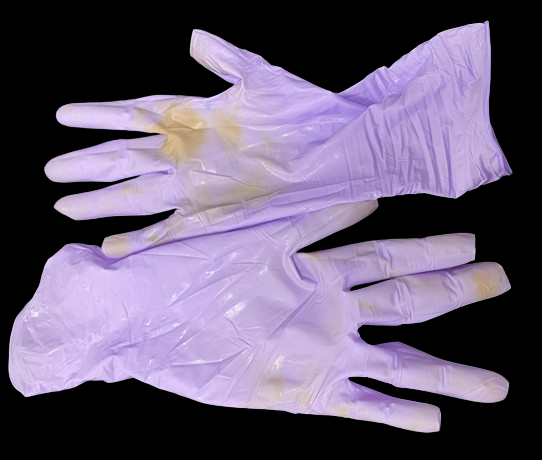
#> input picture discolouration_black.png, 542 x 460 px
$ python discolouration_HLS.py
#> lines starting #> are read from the running program, lines starting #| are printed output that depends on the picture; after the words box and inside, x2 and y2 are one past the last pixel; in counts of white or black regions, pixels touching at a corner belong together
import cv2
import numpy as np

# Load the image
image = cv2.imread('discolouration_black.png')
#> image is the input picture: shape (460, 542, 3); mean B, G, R 114.6, 90.7, 102.7

fullHLS = cv2.cvtColor(image, cv2.COLOR_BGR2HLS_FULL)
#> fullHLS: shape (460, 542, 3); mean of channels 0, 1, 2 102.7, 102.9, 55.1
H, L, S = cv2.split(fullHLS)
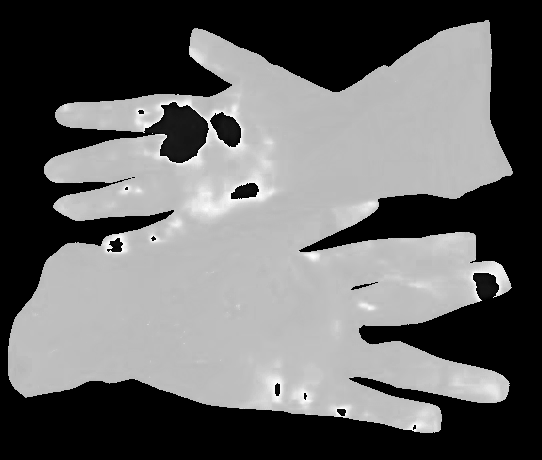
#> H: shape (460, 542); min 0, max 253, mean 102.7
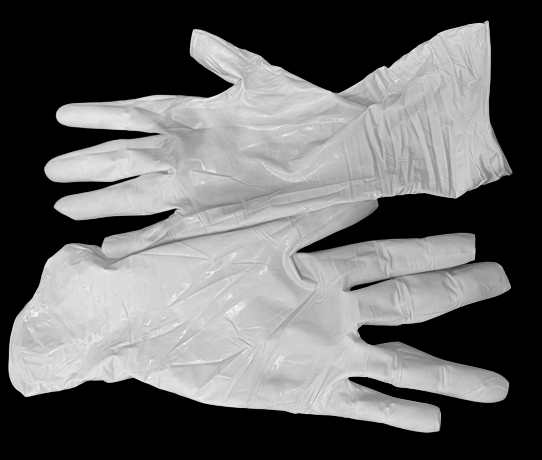
#> L: shape (460, 542); min 0, max 250, mean 102.9
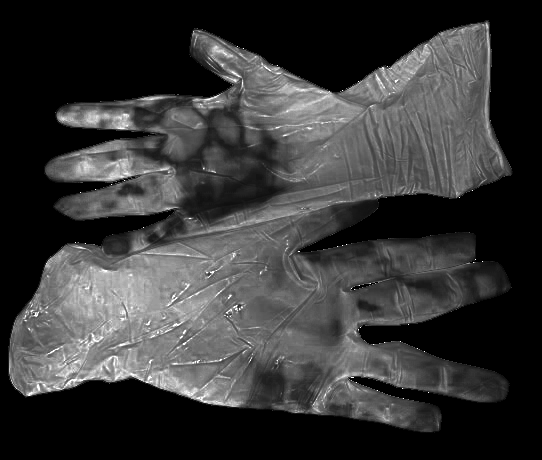
#> S: shape (460, 542); min 0, max 255, mean 55.1

lower_saturation = 240
upper_saturation = 250
saturation_mask = cv2.inRange(H, lower_saturation, upper_saturation)
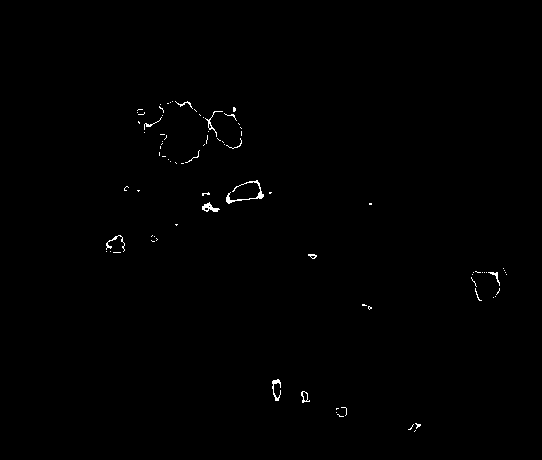
#> saturation_mask: shape (460, 542); 0.4% white in thin lines or dots, all inside (x1, y1, x2, y2) = (106, 101, 507, 432)

# Apply morphological operations to enhance areas of low saturation
kernel = np.ones((3, 3), np.uint8)
eroded = cv2.erode(image, kernel)
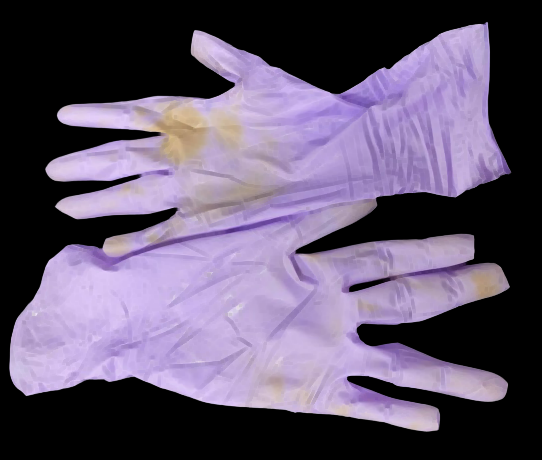
#> eroded: shape (460, 542, 3); mean B, G, R 107.7, 84.5, 96.2

# Find Contours
contours, hierarchy = cv2.findContours(saturation_mask.copy(), cv2.RETR_CCOMP, cv2.CHAIN_APPROX_SIMPLE)
#> contours = 91 contours, 82 with area under 20; largest, box (x1, y1, x2, y2) and area: (226, 180, 264, 204) 87, (202, 202, 220, 212) 70, (301, 391, 310, 403) 49, (272, 379, 281, 401) 40, (302, 391, 308, 402) 36
cv2.drawContours(eroded, contours, -1, (0, 255, 0), 2)
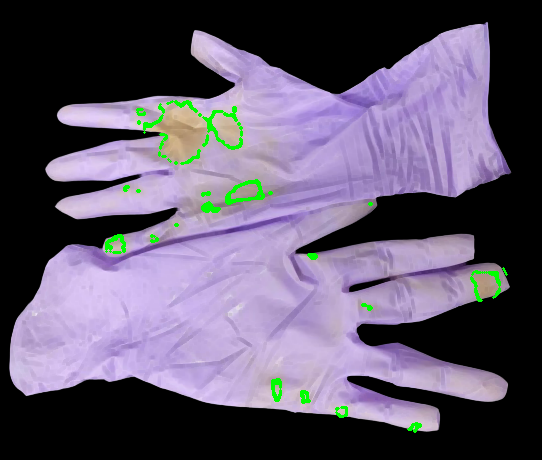
#> eroded: shape (460, 542, 3); 1.16% of pixels changed, all inside (x1, y1, x2, y2) = (105, 100, 508, 433)

# Detect the defect within the glove
internal_cnt = [contours[i] for i in range(len(contours)) if hierarchy[0][i][3] >= 0]
#> internal_cnt = 6 contours, 5 with area under 20; largest, box (x1, y1, x2, y2) and area: (302, 391, 308, 402) 36

cv2.imshow("Original Image", image)
cv2.imshow("Detected Discolouration", eroded)
cv2.imshow("Full HLS", fullHLS)
# cv2.imshow("Mask", mask)
cv2.waitKey(0)
cv2.destroyAllWindows()
